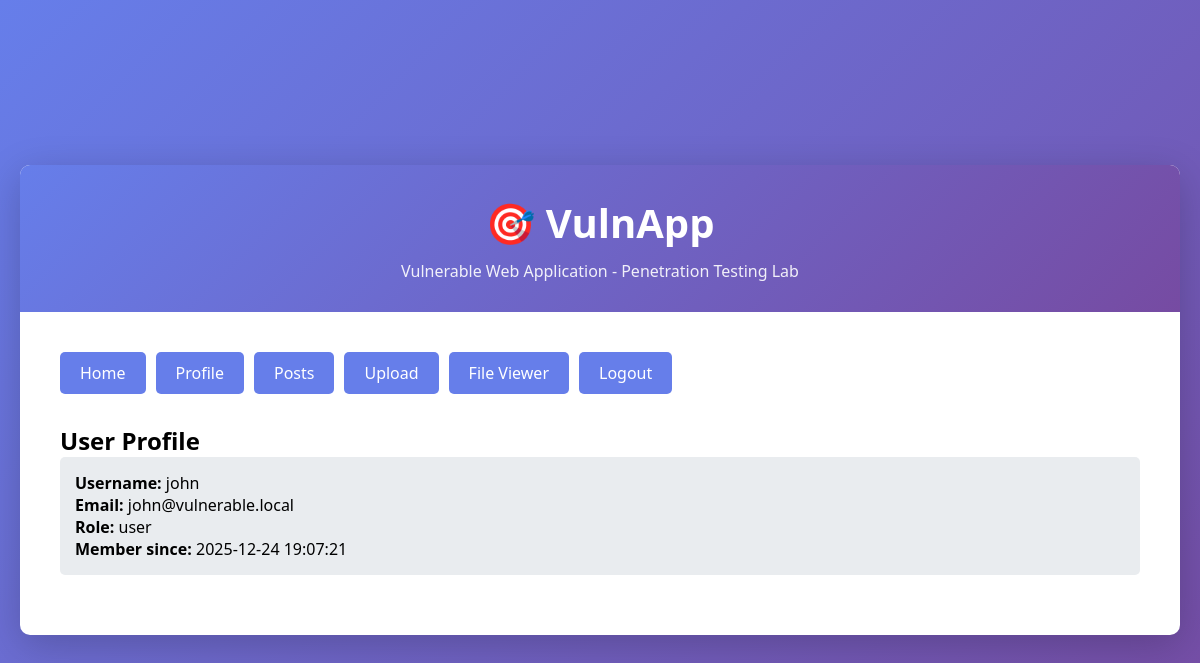
Page /index.php?page=profile (signed in) on the committed database.
### tables this page shows
CREATE TABLE IF NOT EXISTS users (
    id INT AUTO_INCREMENT PRIMARY KEY,
    username VARCHAR(50) NOT NULL UNIQUE,
    password VARCHAR(255) NOT NULL,
    email VARCHAR(100),
    role VARCHAR(20) DEFAULT 'user',
    created_at TIMESTAMP DEFAULT CURRENT_TIMESTAMP
);

### www/config.php (called while the page is built, shortened)
<?php
function getDB() {
    try {
        $conn = new PDO("mysql:host=" . DB_HOST . ";dbname=" . DB_NAME, DB_USER, DB_PASS);
        $conn->setAttribute(PDO::ATTR_ERRMODE, PDO::ERRMODE_EXCEPTION);
        return $conn;
    } catch(PDOException $e) {
        die("Connection failed: " . $e->getMessage());
    }
}
?>

### www/index.php (the view, shortened to what this page needs)
<!DOCTYPE html>
<html lang="en">
<head>
</head>
<body>
    <div class="container">
        <div class="header">
            <h1>🎯 VulnApp</h1>
            <p>Vulnerable Web Application - Penetration Testing Lab</p>
        </div>
        <div class="content">
            <?php
            require_once 'config.php';
            $page = isset($_GET['page']) ? $_GET['page'] : 'home';
            ?>
            <div class="nav">
                <a href="index.php?page=home">Home</a>
                <?php if (isset($_SESSION['user_id'])): ?>
                    <a href="index.php?page=profile">Profile</a>
                    <a href="index.php?page=posts">Posts</a>
                    <a href="upload.php">Upload</a>
                    <a href="view.php">File Viewer</a>
                    <a href="index.php?logout=1">Logout</a>
                <?php else: ?>
                    <a href="index.php?page=login">Login</a>
                    <a href="index.php?page=register">Register</a>
                <?php endif; ?>
            </div>
            <?php
            switch($page) {
                    ?>
                    <?php
                case 'profile':
                    if (!isset($_SESSION['user_id'])) {
                        echo "<p>Please login first!</p>";
                    } else {
                        $user_id = isset($_GET['id']) ? $_GET['id'] : $_SESSION['user_id'];
                        $stmt = getDB()->prepare("SELECT * FROM users WHERE id = ?");
                        $stmt->execute([$user_id]);
                        $user = $stmt->fetch(PDO::FETCH_ASSOC);
                        if ($user) {
                            ?>
                            <h2>User Profile</h2>
                            <div class="user-info">
                                <p><strong>Username:</strong> <?php echo htmlspecialchars($user['username']); ?></p>
                                <p><strong>Email:</strong> <?php echo htmlspecialchars($user['email']); ?></p>
                                <p><strong>Role:</strong> <?php echo htmlspecialchars($user['role']); ?></p>
                                <p><strong>Member since:</strong> <?php echo htmlspecialchars($user['created_at']); ?></p>
                            </div>
                            <?php
                        }
                    }
                    break;
                        ?>
                        <?php
            }
            ?>
        </div>
    </div>
</body>
</html>

### www/index.php (style rules this page uses)
* { margin: 0; padding: 0; box-sizing: border-box; }
body { font-family: 'Segoe UI', Tahoma, Geneva, Verdana, sans-serif; background: linear-gradient(135deg, #667eea 0%, #764ba2 100%); min-height: 100vh; display: flex; align-items: center; justify-content: center; padding: 20px; }
.container { background: white; border-radius: 10px; box-shadow: 0 10px 40px rgba(0,0,0,0.2); max-width: 1200px; width: 100%; overflow: hidden; }
.header { background: linear-gradient(135deg, #667eea 0%, #764ba2 100%); color: white; padding: 30px; text-align: center; }
.header h1 { font-size: 2.5em; margin-bottom: 10px; }
.header p { opacity: 0.9; }
.content { padding: 40px; }
.nav { display: flex; gap: 10px; margin-bottom: 30px; flex-wrap: wrap; }
.nav a { padding: 10px 20px; background: #667eea; color: white; text-decoration: none; border-radius: 5px; transition: all 0.3s; }
.user-info { background: #e9ecef; padding: 15px; border-radius: 5px; margin-bottom: 20px; }

### rows in the picture
users: username "john", email "john@vulnerable.local", role "user", created_at "2025-12-24 19:07:21"
